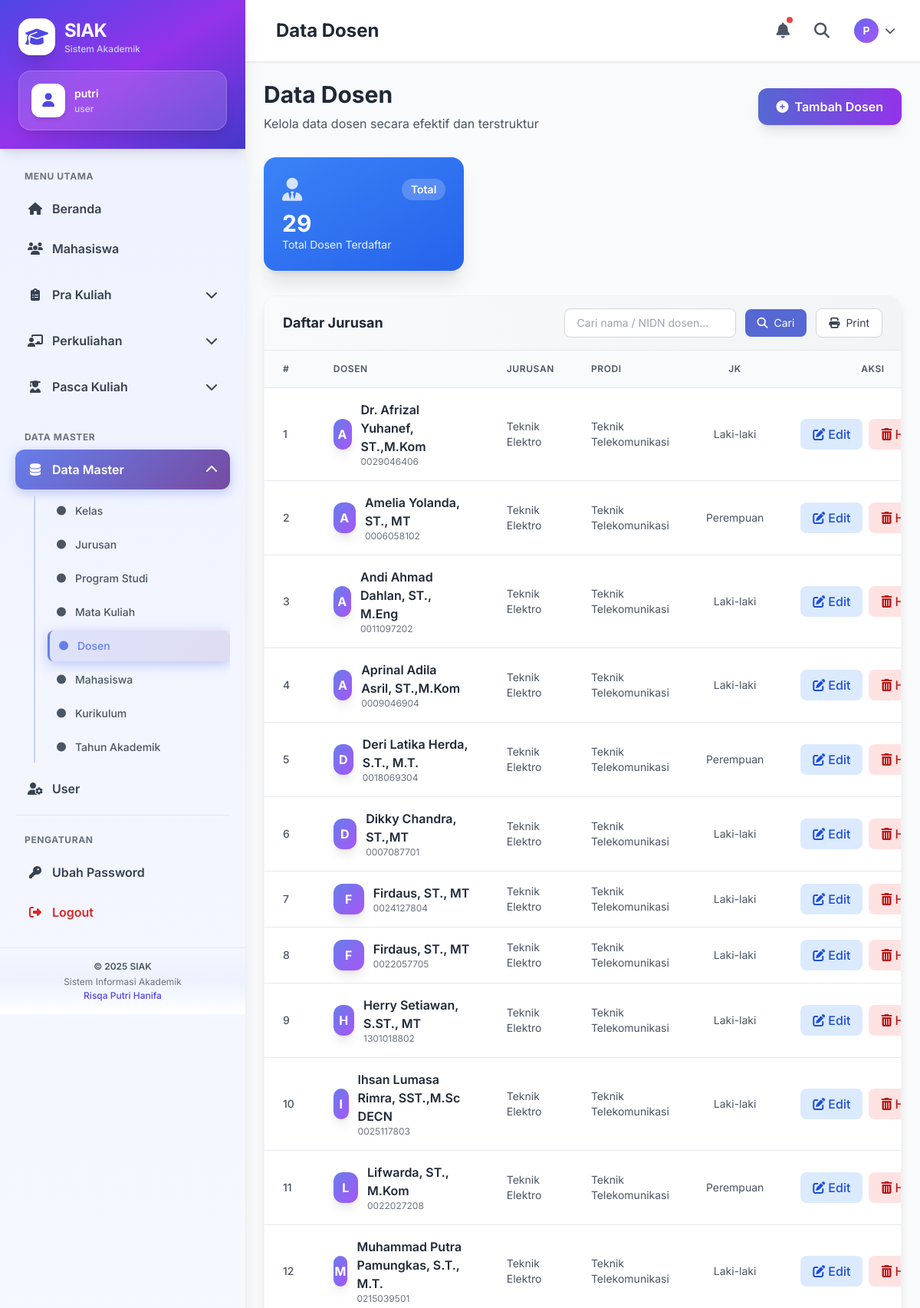
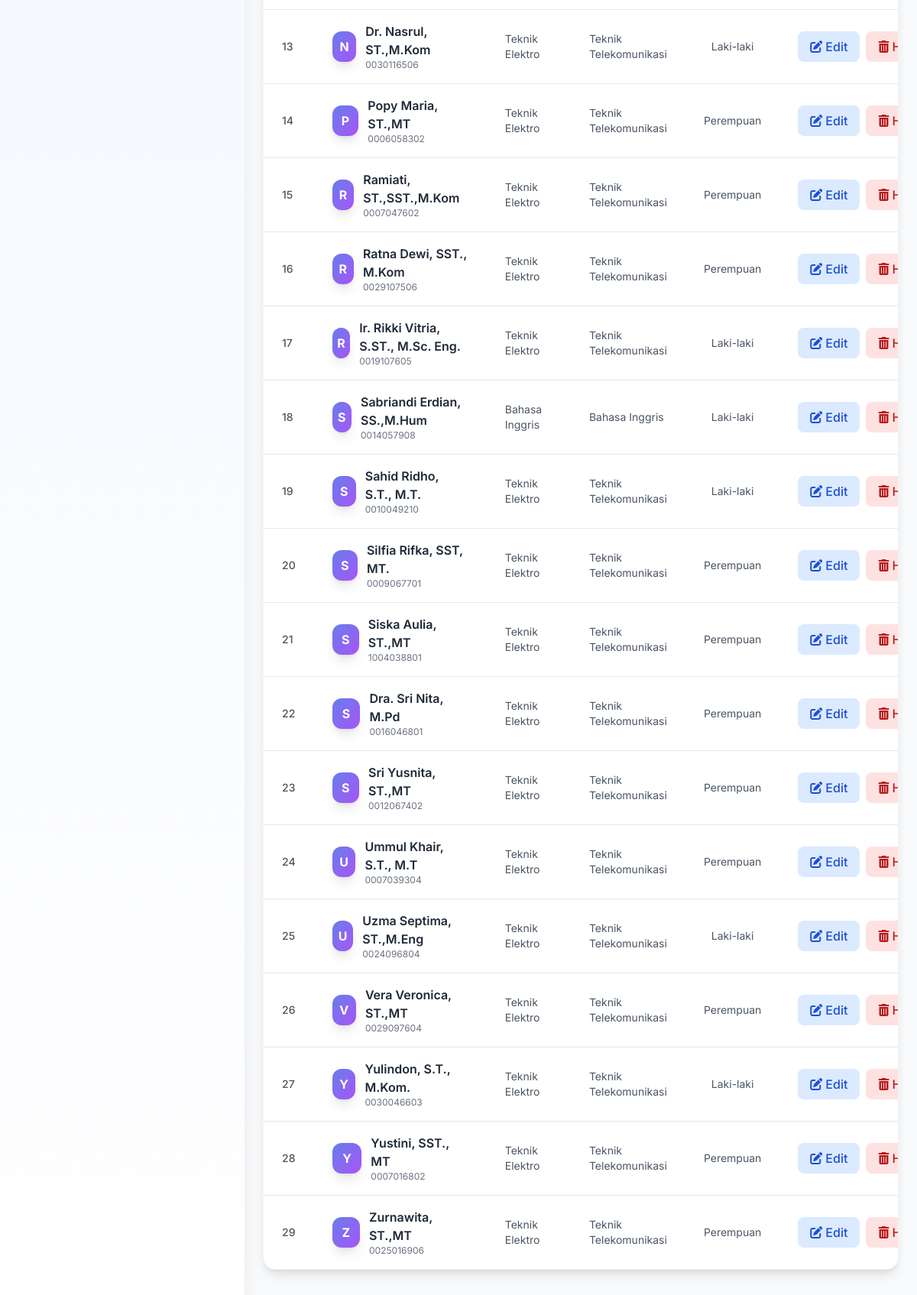
The page /index.php?page=dosen (signed in, upper part) on the database its author committed (2 pictures, top to bottom).
### tables this page shows
CREATE TABLE `dosen` (
  `dsnNidn` char(10) NOT NULL,
  `dsnJurId` smallint(6) DEFAULT NULL,
  `dsnProdiId` smallint(6) DEFAULT NULL,
  `dsnNama` varchar(50) NOT NULL DEFAULT '',
  `dsnJenisKelaminKode` enum('L','P') DEFAULT 'L',
  `dsnGelarDepan` varchar(50) DEFAULT NULL,
  `dsnGelarBelakang` varchar(50) DEFAULT NULL,
  `dsnFoto` varchar(50) DEFAULT NULL
);

CREATE TABLE `jurusan` (
  `jurId` smallint(6) NOT NULL,
  `jurKode` varchar(20) DEFAULT NULL,
  `jurNama` varchar(100) NOT NULL DEFAULT '',
  `jurNamaAsing` varchar(100) DEFAULT NULL,
  `jurIsAktif` tinyint(4) DEFAULT 1
);

CREATE TABLE `program_studi` (
  `prodiId` smallint(6) NOT NULL,
  `prodiJurId` smallint(6) DEFAULT NULL,
  `prodiKode` varchar(20) DEFAULT NULL,
  `prodiNama` varchar(100) NOT NULL DEFAULT '',
  `prodiNamaAsing` varchar(100) DEFAULT NULL,
  `prodiJenjang` varchar(10) DEFAULT NULL,
  `prodiEmail` varchar(50) DEFAULT NULL,
  `prodiWebsite` varchar(50) DEFAULT NULL,
  `prodiIsAktif` tinyint(4) DEFAULT 1
);

### models/Dosen.php (called while the page is built, shortened)
<?php
class Dosen {
    private $db;
    function __construct($koneksi){
        $this->db = $koneksi;
    }
    function all(){
        return $this->db->query("
            SELECT d.*, j.jurNama, p.prodiNama
            FROM dosen d
            LEFT JOIN jurusan j ON d.dsnJurId = j.jurId
            LEFT JOIN program_studi p ON d.dsnProdiId = p.prodiId
            ORDER BY d.dsnNama
        ");
    }
}
?>

### views/dosen/index.php (the view, shortened to what this page needs)
<?php include "views/layout/header.php"; ?>
<?php include "views/layout/sidebar.php"; ?>
<div class="flex flex-col md:flex-row md:items-center md:justify-between mb-8">
    <div>
        <h1 class="text-3xl font-bold text-gray-800 mb-2">
            Data Dosen
        </h1>
        <p class="text-gray-600">Kelola data dosen secara efektif dan terstruktur</p>
    </div>
    <a href="index.php?page=dosen&aksi=tambah"
       class="mt-4 md:mt-0 inline-flex items-center px-6 py-3
       bg-gradient-to-r from-primary-600 to-secondary-600 text-white
       font-semibold rounded-xl shadow-lg hover:shadow-xl transform hover:-translate-y-1 transition duration-200">
        <i class="fas fa-plus-circle mr-2"></i> Tambah Dosen
    </a>
</div>
<div class="grid grid-cols-1 md:grid-cols-3 gap-6 mb-8">
    <div class="bg-gradient-to-br from-blue-500 to-blue-600 rounded-2xl p-6 text-white shadow-xl">
        <div class="flex items-center justify-between mb-2">
            <i class="fas fa-user-tie text-3xl opacity-80"></i>
            <span class="bg-white/20 px-3 py-1 rounded-full text-sm font-semibold">Total</span>
        </div>
        <p class="text-3xl font-bold"><?= $rows->num_rows ?></p>
        <p class="text-sm opacity-90">Total Dosen Terdaftar</p>
    </div>
</div>
<div class="bg-white rounded-2xl shadow-lg overflow-hidden border border-gray-100">
    <div class="bg-gradient-to-r from-gray-50 to-gray-100 px-6 py-4 border-b border-gray-200">
        <div class="flex items-center justify-between">
            <h3 class="text-lg font-bold text-gray-800">Daftar Jurusan</h3>
            <div class="flex items-center space-x-2">
                <form method="GET" class="flex items-center space-x-3">
                    <input type="text" name="q" value="<?= $_GET['q'] ?? '' ?>"
                        placeholder="Cari nama / NIDN dosen..."
                        class="px-4 py-2 border border-gray-300 rounded-lg focus:ring-primary-500
                            focus:border-primary-500 w-56 text-sm">
                    <button type="submit"
                        class="px-4 py-2 bg-primary-600 text-white rounded-lg hover:bg-primary-700 text-sm">
                        <i class="fas fa-search mr-1"></i> Cari
                    </button>
                <button class="px-4 py-2 bg-white border border-gray-300 rounded-lg text-gray-700 hover:bg-gray-50 transition text-sm">
                    <i class="fas fa-print mr-2"></i>Print
                </button>
            </div>
        </div>
    </div>
    <div class="overflow-x-auto">
        <table class="w-full">
            <thead class="bg-gray-50 border-b border-gray-200">
                <tr>
                    <th class="px-6 py-4 text-left text-xs font-semibold text-gray-600 uppercase tracking-wider w-16">#</th>
                    <th class="px-6 py-4 text-left text-xs font-semibold text-gray-600 uppercase tracking-wider">Dosen</th>
                    <th class="px-6 py-4 text-left text-xs font-semibold text-gray-600 uppercase tracking-wider">Jurusan</th>
                    <th class="px-6 py-4 text-left text-xs font-semibold text-gray-600 uppercase tracking-wider">Prodi</th>
                    <th class="px-6 py-4 text-center text-xs font-semibold text-gray-600 uppercase tracking-wider">JK</th>
                    <th class="px-6 py-4 text-center text-xs font-semibold text-gray-600 uppercase tracking-wider w-48">Aksi</th>
                </tr>
            </thead>
            <tbody class="divide-y divide-gray-200">
                <?php $no = 1; $rows->data_seek(0); while($r = $rows->fetch_assoc()): ?>
                <?php
                    $nama = '';
                    if ($r['dsnGelarDepan']) $nama .= $r['dsnGelarDepan'] . ' ';
                    $nama .= $r['dsnNama'];
                    if ($r['dsnGelarBelakang']) $nama .= ', ' . $r['dsnGelarBelakang'];
                ?>
                <tr class="hover:bg-gray-50 transition duration-200">
                    <td class="px-6 py-4 text-sm text-gray-600 font-medium"><?= $no++ ?></td>
                    <td class="px-6 py-4">
                        <div class="flex items-center space-x-3">
                            <div class="w-10 h-10 bg-gradient-to-br
                                from-primary-500 to-secondary-500
                                rounded-xl flex items-center justify-center
                                text-white font-bold shadow-lg">
                                <?= strtoupper(substr($r['dsnNama'], 0, 1)) ?>
                            </div>
                            <div>
                                <p class="font-semibold text-gray-800"><?= htmlspecialchars($nama) ?></p>
                                <p class="text-xs text-gray-500"><?= htmlspecialchars($r['dsnNidn']) ?></p>
                            </div>
                        </div>
                    </td>
                    <td class="px-6 py-4 text-sm text-gray-600"><?= htmlspecialchars($r['jurNama']) ?></td>
                    <td class="px-6 py-4 text-sm text-gray-600"><?= htmlspecialchars($r['prodiNama']) ?></td>
                    <td class="px-6 py-4 text-center text-sm text-gray-600">
                        <?= $r['dsnJenisKelaminKode'] == 'L' ? 'Laki-laki' : 'Perempuan' ?>
                    </td>
                    <td class="px-6 py-4">
                        <div class="flex items-center justify-center space-x-2">
                            <a href="index.php?page=dosen&aksi=edit&id=<?= $r['dsnNidn'] ?>"
                               class="inline-flex items-center px-4 py-2 bg-blue-100
                               text-blue-700 rounded-lg hover:bg-blue-200 transition duration-200 font-medium">
                                <i class="fas fa-edit mr-1"></i> Edit
                            </a>
                            <a href="index.php?page=dosen&aksi=delete&id=<?= $r['dsnNidn'] ?>"
                               onclick="return confirm('Yakin ingin menghapus dosen ini?')"
                               class="inline-flex items-center px-4 py-2 bg-red-100
                               text-red-700 rounded-lg hover:bg-red-200 transition duration-200 font-medium">
                                <i class="fas fa-trash-alt mr-1"></i> Hapus
                            </a>
                        </div>
                    </td>
                </tr>
                <?php endwhile; ?>
            </tbody>
        </table>
    </div>
</div>
<?php include "views/layout/footer.php"; ?>

### views/layout/header.php (style rules this page uses)
body { font-family: 'Inter', sans-serif; }
* { transition: all 0.2s ease; }

### rows shown on the page
dosen: dsnNama "A", nama "Dr. Afrizal Yuhanef, ST.,M.Kom", dsnNidn "0029046406", dsnJurId.jurNama "Teknik Elektro", dsnProdiId.prodiNama "Teknik Telekomunikasi", dsnJenisKelaminKode "Laki-laki"
dosen: dsnNama "A", nama "Amelia Yolanda, ST., MT", dsnNidn "0006058102", dsnJurId.jurNama "Teknik Elektro", dsnProdiId.prodiNama "Teknik Telekomunikasi", dsnJenisKelaminKode "Perempuan"
dosen: dsnNama "A", nama "Andi Ahmad Dahlan, ST., M.Eng", dsnNidn "0011097202", dsnJurId.jurNama "Teknik Elektro", dsnProdiId.prodiNama "Teknik Telekomunikasi", dsnJenisKelaminKode "Laki-laki"
dosen: dsnNama "A", nama "Aprinal Adila Asril, ST.,M.Kom", dsnNidn "0009046904", dsnJurId.jurNama "Teknik Elektro", dsnProdiId.prodiNama "Teknik Telekomunikasi", dsnJenisKelaminKode "Laki-laki"
dosen: dsnNama "D", nama "Deri Latika Herda, S.T., M.T.", dsnNidn "0018069304", dsnJurId.jurNama "Teknik Elektro", dsnProdiId.prodiNama "Teknik Telekomunikasi", dsnJenisKelaminKode "Perempuan"
dosen: dsnNama "D", nama "Dikky Chandra, ST.,MT", dsnNidn "0007087701", dsnJurId.jurNama "Teknik Elektro", dsnProdiId.prodiNama "Teknik Telekomunikasi", dsnJenisKelaminKode "Laki-laki"
dosen: dsnNama "F", nama "Firdaus, ST., MT", dsnNidn "0024127804", dsnJurId.jurNama "Teknik Elektro", dsnProdiId.prodiNama "Teknik Telekomunikasi", dsnJenisKelaminKode "Laki-laki"
dosen: dsnNama "F", nama "Firdaus, ST., MT", dsnNidn "0022057705", dsnJurId.jurNama "Teknik Elektro", dsnProdiId.prodiNama "Teknik Telekomunikasi", dsnJenisKelaminKode "Laki-laki"
dosen: dsnNama "H", nama "Herry Setiawan, S.ST., MT", dsnNidn "1301018802", dsnJurId.jurNama "Teknik Elektro", dsnProdiId.prodiNama "Teknik Telekomunikasi", dsnJenisKelaminKode "Laki-laki"
dosen: dsnNama "I", nama "Ihsan Lumasa Rimra, SST.,M.Sc DECN", dsnNidn "0025117803", dsnJurId.jurNama "Teknik Elektro", dsnProdiId.prodiNama "Teknik Telekomunikasi", dsnJenisKelaminKode "Laki-laki"
dosen: dsnNama "L", nama "Lifwarda, ST., M.Kom", dsnNidn "0022027208", dsnJurId.jurNama "Teknik Elektro", dsnProdiId.prodiNama "Teknik Telekomunikasi", dsnJenisKelaminKode "Perempuan"
dosen: dsnNama "M", nama "Muhammad Putra Pamungkas, S.T., M.T.", dsnNidn "0215039501", dsnJurId.jurNama "Teknik Elektro", dsnProdiId.prodiNama "Teknik Telekomunikasi", dsnJenisKelaminKode "Laki-laki"
dosen: dsnNama "N", nama "Dr. Nasrul, ST.,M.Kom", dsnNidn "0030116506", dsnJurId.jurNama "Teknik Elektro", dsnProdiId.prodiNama "Teknik Telekomunikasi", dsnJenisKelaminKode "Laki-laki"
dosen: dsnNama "P", nama "Popy Maria, ST.,MT", dsnNidn "0006058302", dsnJurId.jurNama "Teknik Elektro", dsnProdiId.prodiNama "Teknik Telekomunikasi", dsnJenisKelaminKode "Perempuan"
dosen: dsnNama "R", nama "Ramiati, ST.,SST.,M.Kom", dsnNidn "0007047602", dsnJurId.jurNama "Teknik Elektro", dsnProdiId.prodiNama "Teknik Telekomunikasi", dsnJenisKelaminKode "Perempuan"
dosen: dsnNama "R", nama "Ratna Dewi, SST., M.Kom", dsnNidn "0029107506", dsnJurId.jurNama "Teknik Elektro", dsnProdiId.prodiNama "Teknik Telekomunikasi", dsnJenisKelaminKode "Perempuan"
dosen: dsnNama "R", nama "Ir. Rikki Vitria, S.ST., M.Sc. Eng.", dsnNidn "0019107605", dsnJurId.jurNama "Teknik Elektro", dsnProdiId.prodiNama "Teknik Telekomunikasi", dsnJenisKelaminKode "Laki-laki"
dosen: dsnNama "S", nama "Sabriandi Erdian, SS.,M.Hum", dsnNidn "0014057908", dsnJurId.jurNama "Bahasa Inggris", dsnProdiId.prodiNama "Bahasa Inggris", dsnJenisKelaminKode "Laki-laki"
dosen: dsnNama "S", nama "Sahid Ridho, S.T., M.T.", dsnNidn "0010049210", dsnJurId.jurNama "Teknik Elektro", dsnProdiId.prodiNama "Teknik Telekomunikasi", dsnJenisKelaminKode "Laki-laki"
dosen: dsnNama "S", nama "Silfia Rifka, SST, MT.", dsnNidn "0009067701", dsnJurId.jurNama "Teknik Elektro", dsnProdiId.prodiNama "Teknik Telekomunikasi", dsnJenisKelaminKode "Perempuan"
dosen: dsnNama "S", nama "Siska Aulia, ST.,MT", dsnNidn "1004038801", dsnJurId.jurNama "Teknik Elektro", dsnProdiId.prodiNama "Teknik Telekomunikasi", dsnJenisKelaminKode "Perempuan"
dosen: dsnNama "S", nama "Dra. Sri Nita, M.Pd", dsnNidn "0016046801", dsnJurId.jurNama "Teknik Elektro", dsnProdiId.prodiNama "Teknik Telekomunikasi", dsnJenisKelaminKode "Perempuan"
dosen: dsnNama "S", nama "Sri Yusnita, ST.,MT", dsnNidn "0012067402", dsnJurId.jurNama "Teknik Elektro", dsnProdiId.prodiNama "Teknik Telekomunikasi", dsnJenisKelaminKode "Perempuan"
dosen: dsnNama "U", nama "Ummul Khair, S.T., M.T", dsnNidn "0007039304", dsnJurId.jurNama "Teknik Elektro", dsnProdiId.prodiNama "Teknik Telekomunikasi", dsnJenisKelaminKode "Perempuan"
dosen: dsnNama "U", nama "Uzma Septima, ST.,M.Eng", dsnNidn "0024096804", dsnJurId.jurNama "Teknik Elektro", dsnProdiId.prodiNama "Teknik Telekomunikasi", dsnJenisKelaminKode "Laki-laki"
dosen: dsnNama "V", nama "Vera Veronica, ST.,MT", dsnNidn "0029097604", dsnJurId.jurNama "Teknik Elektro", dsnProdiId.prodiNama "Teknik Telekomunikasi", dsnJenisKelaminKode "Perempuan"
dosen: dsnNama "Y", nama "Yulindon, S.T., M.Kom.", dsnNidn "0030046603", dsnJurId.jurNama "Teknik Elektro", dsnProdiId.prodiNama "Teknik Telekomunikasi", dsnJenisKelaminKode "Laki-laki"
dosen: dsnNama "Y", nama "Yustini, SST., MT", dsnNidn "0007016802", dsnJurId.jurNama "Teknik Elektro", dsnProdiId.prodiNama "Teknik Telekomunikasi", dsnJenisKelaminKode "Perempuan"
dosen: dsnNama "Z", nama "Zurnawita, ST.,MT", dsnNidn "0025016906", dsnJurId.jurNama "Teknik Elektro", dsnProdiId.prodiNama "Teknik Telekomunikasi", dsnJenisKelaminKode "Perempuan"

### other values the page prints
$_SESSION['user'] "putri"
$_SESSION['grup'] "user"
substr($_SESSION['user'], 0, 1) "P"
$rows->num_rows "29"
